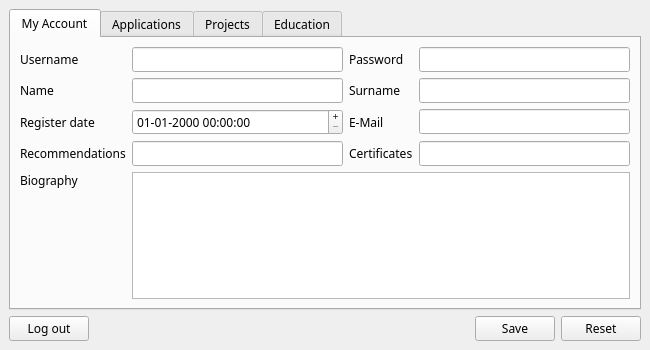
<?xml version="1.0" encoding="UTF-8"?>
<ui version="4.0">
 <class>CandidateWindow</class>
 <widget class="QMainWindow" name="CandidateWindow">
  <property name="geometry">
   <rect>
    <x>0</x>
    <y>0</y>
    <width>650</width>
    <height>350</height>
   </rect>
  </property>
  <property name="minimumSize">
   <size>
    <width>650</width>
    <height>350</height>
   </size>
  </property>
  <property name="font">
   <font>
    <family>Bahnschrift Light</family>
   </font>
  </property>
  <property name="windowTitle">
   <string>MainWindow</string>
  </property>
  <widget class="QWidget" name="centralwidget">
   <layout class="QGridLayout" name="gridLayout">
    <item row="2" column="1">
     <spacer name="ButtonSpacer">
      <property name="orientation">
       <enum>Qt::Horizontal</enum>
      </property>
      <property name="sizeHint" stdset="0">
       <size>
        <width>40</width>
        <height>20</height>
       </size>
      </property>
     </spacer>
    </item>
    <item row="2" column="0">
     <widget class="QPushButton" name="Exit">
      <property name="text">
       <string>Log out</string>
      </property>
     </widget>
    </item>
    <item row="2" column="3">
     <widget class="QPushButton" name="Reset">
      <property name="sizePolicy">
       <sizepolicy hsizetype="Fixed" vsizetype="Fixed">
        <horstretch>0</horstretch>
        <verstretch>0</verstretch>
       </sizepolicy>
      </property>
      <property name="text">
       <string>Reset</string>
      </property>
     </widget>
    </item>
    <item row="2" column="2">
     <widget class="QPushButton" name="Save">
      <property name="text">
       <string>Save</string>
      </property>
     </widget>
    </item>
    <item row="0" column="0" colspan="4">
     <widget class="QTabWidget" name="Tabs">
      <property name="sizePolicy">
       <sizepolicy hsizetype="Expanding" vsizetype="Expanding">
        <horstretch>0</horstretch>
        <verstretch>0</verstretch>
       </sizepolicy>
      </property>
      <property name="maximumSize">
       <size>
        <width>16777215</width>
        <height>16777215</height>
       </size>
      </property>
      <property name="font">
       <font>
        <family>Bahnschrift Light</family>
        <weight>50</weight>
        <bold>false</bold>
       </font>
      </property>
      <property name="tabPosition">
       <enum>QTabWidget::North</enum>
      </property>
      <property name="tabShape">
       <enum>QTabWidget::Rounded</enum>
      </property>
      <property name="currentIndex">
       <number>0</number>
      </property>
      <property name="iconSize">
       <size>
        <width>16</width>
        <height>16</height>
       </size>
      </property>
      <property name="elideMode">
       <enum>Qt::ElideNone</enum>
      </property>
      <property name="usesScrollButtons">
       <bool>false</bool>
      </property>
      <property name="documentMode">
       <bool>false</bool>
      </property>
      <property name="tabsClosable">
       <bool>false</bool>
      </property>
      <property name="tabBarAutoHide">
       <bool>false</bool>
      </property>
      <widget class="QWidget" name="ACCOUNT">
       <attribute name="title">
        <string>My Account</string>
       </attribute>
       <layout class="QGridLayout" name="gridLayout_2">
        <item row="0" column="0">
         <widget class="QLabel" name="_username">
          <property name="text">
           <string>Username</string>
          </property>
          <property name="buddy">
           <cstring>Username</cstring>
          </property>
         </widget>
        </item>
        <item row="0" column="1">
         <widget class="QLineEdit" name="Username">
          <property name="enabled">
           <bool>true</bool>
          </property>
          <property name="readOnly">
           <bool>true</bool>
          </property>
         </widget>
        </item>
        <item row="0" column="2">
         <widget class="QLabel" name="_password">
          <property name="text">
           <string>Password</string>
          </property>
          <property name="buddy">
           <cstring>Password</cstring>
          </property>
         </widget>
        </item>
        <item row="0" column="3">
         <widget class="QLineEdit" name="Password">
          <property name="echoMode">
           <enum>QLineEdit::PasswordEchoOnEdit</enum>
          </property>
         </widget>
        </item>
        <item row="1" column="0">
         <widget class="QLabel" name="_name">
          <property name="text">
           <string>Name</string>
          </property>
          <property name="buddy">
           <cstring>Name</cstring>
          </property>
         </widget>
        </item>
        <item row="1" column="1">
         <widget class="QLineEdit" name="Name"/>
        </item>
        <item row="1" column="2">
         <widget class="QLabel" name="_surname">
          <property name="text">
           <string>Surname</string>
          </property>
          <property name="buddy">
           <cstring>Surname</cstring>
          </property>
         </widget>
        </item>
        <item row="1" column="3">
         <widget class="QLineEdit" name="Surname"/>
        </item>
        <item row="2" column="0">
         <widget class="QLabel" name="_regdate">
          <property name="text">
           <string>Register date</string>
          </property>
          <property name="buddy">
           <cstring>Regdate</cstring>
          </property>
         </widget>
        </item>
        <item row="2" column="1">
         <widget class="QDateTimeEdit" name="Regdate">
          <property name="sizePolicy">
           <sizepolicy hsizetype="Expanding" vsizetype="Fixed">
            <horstretch>0</horstretch>
            <verstretch>0</verstretch>
           </sizepolicy>
          </property>
          <property name="frame">
           <bool>true</bool>
          </property>
          <property name="readOnly">
           <bool>false</bool>
          </property>
          <property name="buttonSymbols">
           <enum>QAbstractSpinBox::PlusMinus</enum>
          </property>
          <property name="showGroupSeparator" stdset="0">
           <bool>false</bool>
          </property>
          <property name="displayFormat">
           <string notr="true">dd-MM-yyyy HH:mm:ss</string>
          </property>
         </widget>
        </item>
        <item row="2" column="2">
         <widget class="QLabel" name="_email">
          <property name="text">
           <string>E-Mail</string>
          </property>
          <property name="buddy">
           <cstring>Email</cstring>
          </property>
         </widget>
        </item>
        <item row="2" column="3">
         <widget class="QLineEdit" name="Email"/>
        </item>
        <item row="3" column="0">
         <widget class="QLabel" name="_recommendations">
          <property name="text">
           <string>Recommendations</string>
          </property>
         </widget>
        </item>
        <item row="3" column="1">
         <widget class="QLineEdit" name="Recommendations"/>
        </item>
        <item row="3" column="2">
         <widget class="QLabel" name="_certificates">
          <property name="text">
           <string>Certificates</string>
          </property>
         </widget>
        </item>
        <item row="3" column="3">
         <widget class="QLineEdit" name="Certificates"/>
        </item>
        <item row="4" column="0">
         <widget class="QLabel" name="C_biography">
          <property name="text">
           <string>Biography</string>
          </property>
         </widget>
        </item>
        <item row="5" column="0">
         <spacer name="verticalSpacerBottom">
          <property name="orientation">
           <enum>Qt::Vertical</enum>
          </property>
          <property name="sizeHint" stdset="0">
           <size>
            <width>20</width>
            <height>40</height>
           </size>
          </property>
         </spacer>
        </item>
        <item row="4" column="1" rowspan="2" colspan="3">
         <widget class="QPlainTextEdit" name="CBiography">
          <property name="readOnly">
           <bool>true</bool>
          </property>
         </widget>
        </item>
       </layout>
      </widget>
      <widget class="QWidget" name="APPLIC">
       <attribute name="title">
        <string>Applications</string>
       </attribute>
       <layout class="QGridLayout" name="gridLayout_3">
        <item row="0" column="0" colspan="2">
         <widget class="QLabel" name="C_idpos">
          <property name="text">
           <string>Choose job to apply:</string>
          </property>
          <property name="buddy">
           <cstring>CIDPos</cstring>
          </property>
         </widget>
        </item>
        <item row="1" column="1">
         <widget class="QLineEdit" name="CTitle">
          <property name="layoutDirection">
           <enum>Qt::LeftToRight</enum>
          </property>
          <property name="readOnly">
           <bool>true</bool>
          </property>
         </widget>
        </item>
        <item row="1" column="2">
         <widget class="QLabel" name="C_recruiter">
          <property name="text">
           <string>Recruiter</string>
          </property>
          <property name="buddy">
           <cstring>CRecruiter</cstring>
          </property>
         </widget>
        </item>
        <item row="1" column="0">
         <widget class="QLabel" name="C_position">
          <property name="text">
           <string>Title</string>
          </property>
          <property name="buddy">
           <cstring>CTitle</cstring>
          </property>
         </widget>
        </item>
        <item row="1" column="3">
         <widget class="QLineEdit" name="CRecruiter">
          <property name="readOnly">
           <bool>true</bool>
          </property>
         </widget>
        </item>
        <item row="2" column="0">
         <widget class="QLabel" name="C_edra">
          <property name="text">
           <string>Headquarters</string>
          </property>
          <property name="buddy">
           <cstring>CEdra</cstring>
          </property>
         </widget>
        </item>
        <item row="3" column="2">
         <widget class="QLabel" name="C_subdate">
          <property name="text">
           <string>Expiration of applications date</string>
          </property>
          <property name="buddy">
           <cstring>CSubdate</cstring>
          </property>
         </widget>
        </item>
        <item row="2" column="1">
         <widget class="QLineEdit" name="CEdra">
          <property name="readOnly">
           <bool>true</bool>
          </property>
         </widget>
        </item>
        <item row="3" column="0">
         <widget class="QLabel" name="C_salary">
          <property name="text">
           <string>Salary</string>
          </property>
          <property name="buddy">
           <cstring>CSalary</cstring>
          </property>
         </widget>
        </item>
        <item row="2" column="3">
         <widget class="QDateEdit" name="CStartdate">
          <property name="readOnly">
           <bool>true</bool>
          </property>
          <property name="displayFormat">
           <string notr="true">dd-MM-yyyy</string>
          </property>
         </widget>
        </item>
        <item row="2" column="2">
         <widget class="QLabel" name="C_startdate">
          <property name="text">
           <string>Starting Date</string>
          </property>
          <property name="buddy">
           <cstring>CStartdate</cstring>
          </property>
         </widget>
        </item>
        <item row="4" column="1">
         <widget class="QLineEdit" name="CAppFile"/>
        </item>
        <item row="3" column="3">
         <widget class="QDateEdit" name="CSubdate">
          <property name="readOnly">
           <bool>true</bool>
          </property>
          <property name="buttonSymbols">
           <enum>QAbstractSpinBox::NoButtons</enum>
          </property>
          <property name="displayFormat">
           <string notr="true">dd-MM-yyyy</string>
          </property>
         </widget>
        </item>
        <item row="4" column="0">
         <widget class="QLabel" name="C_appfile">
          <property name="text">
           <string>Application File</string>
          </property>
         </widget>
        </item>
        <item row="3" column="1">
         <widget class="QSpinBox" name="CSalary">
          <property name="readOnly">
           <bool>true</bool>
          </property>
          <property name="buttonSymbols">
           <enum>QAbstractSpinBox::NoButtons</enum>
          </property>
          <property name="maximum">
           <number>1000000000</number>
          </property>
         </widget>
        </item>
        <item row="4" column="2">
         <widget class="QLabel" name="C_antikeim">
          <property name="text">
           <string>Subjects</string>
          </property>
          <property name="buddy">
           <cstring>CAntikeim</cstring>
          </property>
         </widget>
        </item>
        <item row="6" column="0" colspan="3">
         <spacer name="verticalSpacer">
          <property name="orientation">
           <enum>Qt::Vertical</enum>
          </property>
          <property name="sizeType">
           <enum>QSizePolicy::Expanding</enum>
          </property>
          <property name="sizeHint" stdset="0">
           <size>
            <width>20</width>
            <height>40</height>
           </size>
          </property>
         </spacer>
        </item>
        <item row="5" column="0" colspan="3">
         <widget class="QLabel" name="C_state">
          <property name="statusTip">
           <string/>
          </property>
          <property name="text">
           <string notr="true">&lt;html&gt;&lt;head/&gt;&lt;body&gt;&lt;p&gt;&lt;br/&gt;&lt;/p&gt;&lt;/body&gt;&lt;/html&gt;</string>
          </property>
         </widget>
        </item>
        <item row="7" column="0">
         <widget class="QPushButton" name="DeleteApp">
          <property name="text">
           <string>Delete</string>
          </property>
         </widget>
        </item>
        <item row="4" column="3" rowspan="4">
         <widget class="QListWidget" name="CAntikeim"/>
        </item>
        <item row="7" column="1" colspan="2">
         <spacer name="horizontalSpacer">
          <property name="orientation">
           <enum>Qt::Horizontal</enum>
          </property>
          <property name="sizeHint" stdset="0">
           <size>
            <width>40</width>
            <height>20</height>
           </size>
          </property>
         </spacer>
        </item>
        <item row="0" column="2" colspan="2">
         <widget class="QComboBox" name="CIDPos"/>
        </item>
       </layout>
      </widget>
      <widget class="QWidget" name="PROJECT">
       <attribute name="title">
        <string>Projects</string>
       </attribute>
      </widget>
      <widget class="QWidget" name="EDUCATION">
       <attribute name="title">
        <string>Education</string>
       </attribute>
      </widget>
     </widget>
    </item>
   </layout>
  </widget>
 </widget>
 <tabstops>
  <tabstop>Tabs</tabstop>
  <tabstop>Username</tabstop>
  <tabstop>Password</tabstop>
  <tabstop>Name</tabstop>
  <tabstop>Surname</tabstop>
  <tabstop>Regdate</tabstop>
  <tabstop>Email</tabstop>
  <tabstop>Recommendations</tabstop>
  <tabstop>Certificates</tabstop>
  <tabstop>CBiography</tabstop>
  <tabstop>CIDPos</tabstop>
  <tabstop>CTitle</tabstop>
  <tabstop>CRecruiter</tabstop>
  <tabstop>CEdra</tabstop>
  <tabstop>CStartdate</tabstop>
  <tabstop>CSalary</tabstop>
  <tabstop>CSubdate</tabstop>
  <tabstop>CAppFile</tabstop>
  <tabstop>CAntikeim</tabstop>
  <tabstop>Reset</tabstop>
  <tabstop>Save</tabstop>
  <tabstop>Exit</tabstop>
  <tabstop>DeleteApp</tabstop>
 </tabstops>
 <resources/>
 <connections/>
</ui>
